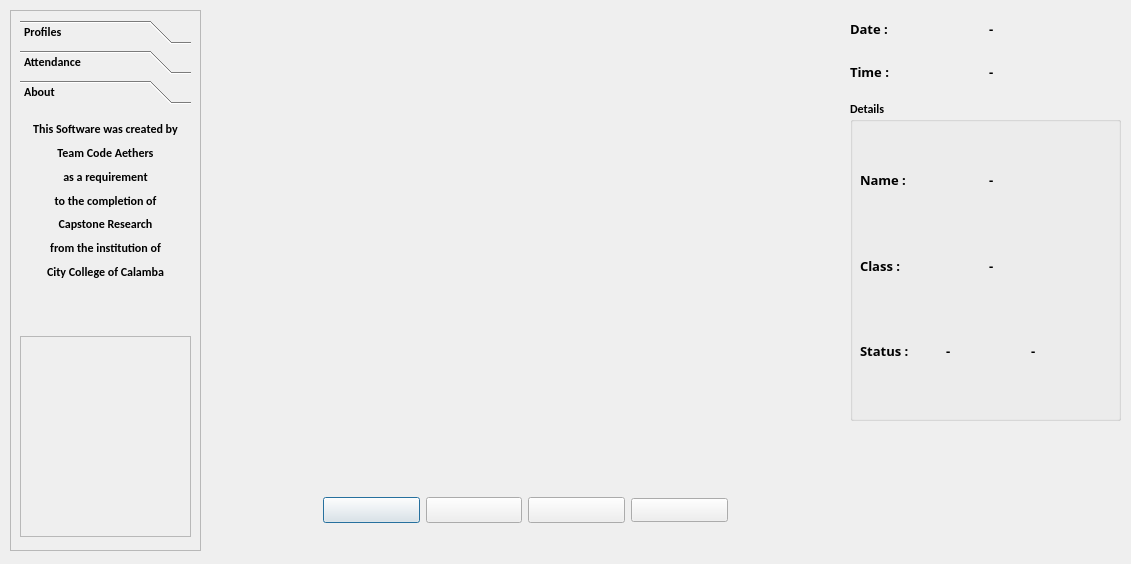
<?xml version="1.0" encoding="UTF-8"?>
<ui version="4.0">
 <class>OutputDialog</class>
 <widget class="QDialog" name="OutputDialog">
  <property name="geometry">
   <rect>
    <x>0</x>
    <y>0</y>
    <width>1131</width>
    <height>564</height>
   </rect>
  </property>
  <property name="minimumSize">
   <size>
    <width>0</width>
    <height>0</height>
   </size>
  </property>
  <property name="maximumSize">
   <size>
    <width>1920</width>
    <height>1080</height>
   </size>
  </property>
  <property name="font">
   <font>
    <family>Calibri</family>
    <weight>75</weight>
    <bold>true</bold>
   </font>
  </property>
  <property name="windowTitle">
   <string>Facial Recognition</string>
  </property>
  <property name="windowIcon">
   <iconset>
    <normaloff>icon1.png</normaloff>icon1.png</iconset>
  </property>
  <property name="styleSheet">
   <string notr="true"/>
  </property>
  <widget class="QLabel" name="imgLabel">
   <property name="geometry">
    <rect>
     <x>220</x>
     <y>10</y>
     <width>611</width>
     <height>451</height>
    </rect>
   </property>
   <property name="maximumSize">
    <size>
     <width>640</width>
     <height>480</height>
    </size>
   </property>
   <property name="text">
    <string/>
   </property>
  </widget>
  <widget class="QWidget" name="horizontalLayoutWidget">
   <property name="geometry">
    <rect>
     <x>220</x>
     <y>470</y>
     <width>611</width>
     <height>80</height>
    </rect>
   </property>
   <layout class="QHBoxLayout" name="Buttons">
    <item>
     <widget class="QLabel" name="label">
      <property name="text">
       <string/>
      </property>
     </widget>
    </item>
    <item>
     <widget class="QPushButton" name="ClockInButton">
      <property name="sizePolicy">
       <sizepolicy hsizetype="Minimum" vsizetype="Fixed">
        <horstretch>0</horstretch>
        <verstretch>0</verstretch>
       </sizepolicy>
      </property>
      <property name="minimumSize">
       <size>
        <width>0</width>
        <height>0</height>
       </size>
      </property>
      <property name="baseSize">
       <size>
        <width>0</width>
        <height>0</height>
       </size>
      </property>
      <property name="font">
       <font>
        <family>Arial Black</family>
        <pointsize>10</pointsize>
       </font>
      </property>
      <property name="text">
       <string/>
      </property>
      <property name="icon">
       <iconset>
        <normaloff>Icons/book-download.png</normaloff>Icons/book-download.png</iconset>
      </property>
      <property name="iconSize">
       <size>
        <width>20</width>
        <height>20</height>
       </size>
      </property>
      <property name="checkable">
       <bool>true</bool>
      </property>
     </widget>
    </item>
    <item>
     <widget class="QPushButton" name="ClockOutButton">
      <property name="font">
       <font>
        <family>Arial Black</family>
        <pointsize>10</pointsize>
       </font>
      </property>
      <property name="text">
       <string/>
      </property>
      <property name="icon">
       <iconset>
        <normaloff>Icons/book-upload.png</normaloff>Icons/book-upload.png</iconset>
      </property>
      <property name="iconSize">
       <size>
        <width>20</width>
        <height>20</height>
       </size>
      </property>
      <property name="checkable">
       <bool>true</bool>
      </property>
     </widget>
    </item>
    <item>
     <widget class="QPushButton" name="Capture">
      <property name="font">
       <font>
        <family>Arial Black</family>
        <pointsize>10</pointsize>
        <weight>50</weight>
        <bold>false</bold>
       </font>
      </property>
      <property name="text">
       <string/>
      </property>
      <property name="icon">
       <iconset>
        <normaloff>Icons/aperture.png</normaloff>Icons/aperture.png</iconset>
      </property>
      <property name="iconSize">
       <size>
        <width>20</width>
        <height>20</height>
       </size>
      </property>
     </widget>
    </item>
    <item>
     <widget class="QPushButton" name="Switch">
      <property name="text">
       <string/>
      </property>
      <property name="icon">
       <iconset>
        <normaloff>Icons/power.png</normaloff>Icons/power.png</iconset>
      </property>
      <property name="iconSize">
       <size>
        <width>20</width>
        <height>20</height>
       </size>
      </property>
     </widget>
    </item>
    <item>
     <widget class="QLabel" name="label_2">
      <property name="text">
       <string/>
      </property>
     </widget>
    </item>
   </layout>
  </widget>
  <widget class="QWidget" name="gridLayoutWidget">
   <property name="geometry">
    <rect>
     <x>850</x>
     <y>10</y>
     <width>271</width>
     <height>80</height>
    </rect>
   </property>
   <layout class="QGridLayout" name="DateTimeBox">
    <item row="0" column="0">
     <layout class="QHBoxLayout" name="horizontalLayout_2">
      <item>
       <widget class="QLabel" name="Date">
        <property name="font">
         <font>
          <family>Arial Black</family>
          <pointsize>10</pointsize>
         </font>
        </property>
        <property name="text">
         <string>Date :</string>
        </property>
       </widget>
      </item>
      <item>
       <widget class="QLabel" name="Date_label">
        <property name="font">
         <font>
          <family>Arial Black</family>
          <pointsize>10</pointsize>
         </font>
        </property>
        <property name="text">
         <string>-</string>
        </property>
       </widget>
      </item>
     </layout>
    </item>
    <item row="1" column="0">
     <layout class="QHBoxLayout" name="horizontalLayout_3">
      <item>
       <widget class="QLabel" name="Time">
        <property name="font">
         <font>
          <family>Arial Black</family>
          <pointsize>10</pointsize>
         </font>
        </property>
        <property name="text">
         <string>Time :</string>
        </property>
       </widget>
      </item>
      <item>
       <widget class="QLabel" name="Time_label">
        <property name="font">
         <font>
          <family>Arial Black</family>
          <pointsize>10</pointsize>
         </font>
        </property>
        <property name="text">
         <string>-</string>
        </property>
       </widget>
      </item>
     </layout>
    </item>
   </layout>
  </widget>
  <widget class="QGroupBox" name="Details">
   <property name="geometry">
    <rect>
     <x>850</x>
     <y>100</y>
     <width>271</width>
     <height>321</height>
    </rect>
   </property>
   <property name="title">
    <string>Details</string>
   </property>
   <widget class="QWidget" name="gridLayoutWidget_2">
    <property name="geometry">
     <rect>
      <x>10</x>
      <y>40</y>
      <width>251</width>
      <height>251</height>
     </rect>
    </property>
    <layout class="QGridLayout" name="gridLayout_2">
     <item row="0" column="0">
      <layout class="QHBoxLayout" name="horizontalLayout_4">
       <item>
        <widget class="QLabel" name="Name">
         <property name="font">
          <font>
           <family>Arial Black</family>
           <pointsize>10</pointsize>
          </font>
         </property>
         <property name="text">
          <string>Name :</string>
         </property>
        </widget>
       </item>
       <item>
        <widget class="QLabel" name="NameLabel">
         <property name="font">
          <font>
           <family>Arial Black</family>
           <pointsize>10</pointsize>
          </font>
         </property>
         <property name="text">
          <string>-</string>
         </property>
        </widget>
       </item>
      </layout>
     </item>
     <item row="1" column="0">
      <layout class="QHBoxLayout" name="horizontalLayout_5">
       <item>
        <widget class="QLabel" name="Status">
         <property name="font">
          <font>
           <family>Arial Black</family>
           <pointsize>10</pointsize>
          </font>
         </property>
         <property name="text">
          <string>Class :</string>
         </property>
        </widget>
       </item>
       <item>
        <widget class="QLabel" name="StatusLabel">
         <property name="font">
          <font>
           <family>Arial Black</family>
           <pointsize>10</pointsize>
          </font>
         </property>
         <property name="text">
          <string>-</string>
         </property>
        </widget>
       </item>
      </layout>
     </item>
     <item row="2" column="0">
      <layout class="QHBoxLayout" name="horizontalLayout_8">
       <item>
        <widget class="QLabel" name="Checked">
         <property name="font">
          <font>
           <family>Arial Black</family>
           <pointsize>10</pointsize>
          </font>
         </property>
         <property name="text">
          <string>Status :</string>
         </property>
        </widget>
       </item>
       <item>
        <widget class="QLabel" name="HoursLabel">
         <property name="font">
          <font>
           <family>Arial Black</family>
           <pointsize>10</pointsize>
          </font>
         </property>
         <property name="text">
          <string>-</string>
         </property>
        </widget>
       </item>
       <item>
        <widget class="QLabel" name="MinLabel">
         <property name="font">
          <font>
           <family>Arial Black</family>
           <pointsize>10</pointsize>
          </font>
         </property>
         <property name="text">
          <string>-</string>
         </property>
        </widget>
       </item>
      </layout>
     </item>
    </layout>
   </widget>
  </widget>
  <widget class="QFrame" name="SlideMenu">
   <property name="geometry">
    <rect>
     <x>10</x>
     <y>10</y>
     <width>191</width>
     <height>541</height>
    </rect>
   </property>
   <property name="frameShape">
    <enum>QFrame::StyledPanel</enum>
   </property>
   <property name="frameShadow">
    <enum>QFrame::Raised</enum>
   </property>
   <widget class="QFrame" name="frame">
    <property name="geometry">
     <rect>
      <x>10</x>
      <y>326</y>
      <width>171</width>
      <height>201</height>
     </rect>
    </property>
    <property name="frameShape">
     <enum>QFrame::StyledPanel</enum>
    </property>
    <property name="frameShadow">
     <enum>QFrame::Raised</enum>
    </property>
   </widget>
   <widget class="QToolBox" name="SideMenuBox">
    <property name="geometry">
     <rect>
      <x>10</x>
      <y>10</y>
      <width>171</width>
      <height>301</height>
     </rect>
    </property>
    <property name="currentIndex">
     <number>2</number>
    </property>
    <widget class="QWidget" name="page">
     <property name="geometry">
      <rect>
       <x>0</x>
       <y>0</y>
       <width>171</width>
       <height>211</height>
      </rect>
     </property>
     <attribute name="icon">
      <iconset>
       <normaloff>Icons/id.png</normaloff>Icons/id.png</iconset>
     </attribute>
     <attribute name="label">
      <string>Profiles</string>
     </attribute>
     <widget class="QWidget" name="gridLayoutWidget_3">
      <property name="geometry">
       <rect>
        <x>0</x>
        <y>0</y>
        <width>171</width>
        <height>181</height>
       </rect>
      </property>
      <layout class="QGridLayout" name="gridLayout">
       <item row="5" column="1">
        <spacer name="verticalSpacer">
         <property name="orientation">
          <enum>Qt::Vertical</enum>
         </property>
         <property name="sizeHint" stdset="0">
          <size>
           <width>20</width>
           <height>40</height>
          </size>
         </property>
        </spacer>
       </item>
       <item row="2" column="1">
        <widget class="QPushButton" name="Student">
         <property name="text">
          <string>Student</string>
         </property>
         <property name="icon">
          <iconset>
           <normaloff>Icons/school.png</normaloff>Icons/school.png</iconset>
         </property>
        </widget>
       </item>
       <item row="0" column="1">
        <spacer name="verticalSpacer_2">
         <property name="orientation">
          <enum>Qt::Vertical</enum>
         </property>
         <property name="sizeHint" stdset="0">
          <size>
           <width>20</width>
           <height>40</height>
          </size>
         </property>
        </spacer>
       </item>
       <item row="2" column="0">
        <spacer name="horizontalSpacer">
         <property name="orientation">
          <enum>Qt::Horizontal</enum>
         </property>
         <property name="sizeHint" stdset="0">
          <size>
           <width>40</width>
           <height>20</height>
          </size>
         </property>
        </spacer>
       </item>
       <item row="2" column="2">
        <spacer name="horizontalSpacer_2">
         <property name="orientation">
          <enum>Qt::Horizontal</enum>
         </property>
         <property name="sizeHint" stdset="0">
          <size>
           <width>40</width>
           <height>20</height>
          </size>
         </property>
        </spacer>
       </item>
      </layout>
     </widget>
    </widget>
    <widget class="QWidget" name="page_2">
     <property name="geometry">
      <rect>
       <x>0</x>
       <y>0</y>
       <width>171</width>
       <height>211</height>
      </rect>
     </property>
     <attribute name="icon">
      <iconset>
       <normaloff>Icons/clipboard-text.png</normaloff>Icons/clipboard-text.png</iconset>
     </attribute>
     <attribute name="label">
      <string>Attendance</string>
     </attribute>
     <widget class="QWidget" name="gridLayoutWidget_4">
      <property name="geometry">
       <rect>
        <x>0</x>
        <y>0</y>
        <width>171</width>
        <height>181</height>
       </rect>
      </property>
      <layout class="QGridLayout" name="gridLayout_3">
       <item row="0" column="0">
        <spacer name="horizontalSpacer_3">
         <property name="orientation">
          <enum>Qt::Horizontal</enum>
         </property>
         <property name="sizeHint" stdset="0">
          <size>
           <width>40</width>
           <height>20</height>
          </size>
         </property>
        </spacer>
       </item>
       <item row="0" column="2">
        <spacer name="horizontalSpacer_4">
         <property name="orientation">
          <enum>Qt::Horizontal</enum>
         </property>
         <property name="sizeHint" stdset="0">
          <size>
           <width>40</width>
           <height>20</height>
          </size>
         </property>
        </spacer>
       </item>
       <item row="0" column="1">
        <widget class="QPushButton" name="viewbtn">
         <property name="text">
          <string>View</string>
         </property>
         <property name="checkable">
          <bool>false</bool>
         </property>
        </widget>
       </item>
      </layout>
     </widget>
    </widget>
    <widget class="QWidget" name="page_4">
     <property name="geometry">
      <rect>
       <x>0</x>
       <y>0</y>
       <width>171</width>
       <height>211</height>
      </rect>
     </property>
     <attribute name="icon">
      <iconset>
       <normaloff>Icons/help.png</normaloff>Icons/help.png</iconset>
     </attribute>
     <attribute name="label">
      <string>About</string>
     </attribute>
     <widget class="QWidget" name="verticalLayoutWidget">
      <property name="geometry">
       <rect>
        <x>0</x>
        <y>10</y>
        <width>171</width>
        <height>161</height>
       </rect>
      </property>
      <layout class="QVBoxLayout" name="verticalLayout">
       <item>
        <widget class="QLabel" name="label_3">
         <property name="text">
          <string>This Software was created by</string>
         </property>
         <property name="alignment">
          <set>Qt::AlignCenter</set>
         </property>
        </widget>
       </item>
       <item>
        <widget class="QLabel" name="label_5">
         <property name="text">
          <string>Team Code Aethers</string>
         </property>
         <property name="alignment">
          <set>Qt::AlignCenter</set>
         </property>
        </widget>
       </item>
       <item>
        <widget class="QLabel" name="label_6">
         <property name="text">
          <string>as a requirement</string>
         </property>
         <property name="alignment">
          <set>Qt::AlignCenter</set>
         </property>
        </widget>
       </item>
       <item>
        <widget class="QLabel" name="label_4">
         <property name="text">
          <string>to the completion of</string>
         </property>
         <property name="alignment">
          <set>Qt::AlignCenter</set>
         </property>
        </widget>
       </item>
       <item>
        <widget class="QLabel" name="label_7">
         <property name="text">
          <string>Capstone Research</string>
         </property>
         <property name="alignment">
          <set>Qt::AlignCenter</set>
         </property>
        </widget>
       </item>
       <item>
        <widget class="QLabel" name="label_8">
         <property name="text">
          <string>from the institution of</string>
         </property>
         <property name="alignment">
          <set>Qt::AlignCenter</set>
         </property>
        </widget>
       </item>
       <item>
        <widget class="QLabel" name="label_9">
         <property name="text">
          <string>City College of Calamba</string>
         </property>
         <property name="alignment">
          <set>Qt::AlignCenter</set>
         </property>
        </widget>
       </item>
      </layout>
     </widget>
    </widget>
   </widget>
  </widget>
 </widget>
 <resources>
  <include location="resource.qrc"/>
 </resources>
 <connections/>
</ui>
